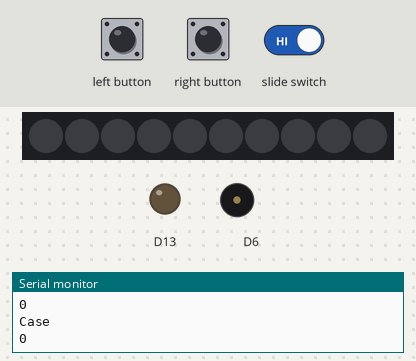
A sketch run on a simulated Adafruit Circuit Playground Express. Shown: 10 RGB LEDs in strip order, left to right, output pins drawn as LEDs (lit = HIGH), buzzer (waves = sounding), the last lines printed to the serial monitor. The test bench sets the inputs (shaded band). Dim RGB values are drawn brighter than linear.

Above: at 4.8 s.
4.9 s: slide switch set LOW
At 6.93 s:
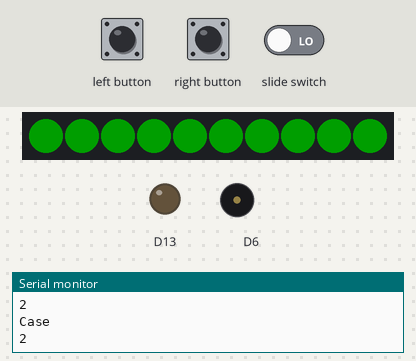
8.1 s: left button pressed for 2.35 s
At 11.6 s:
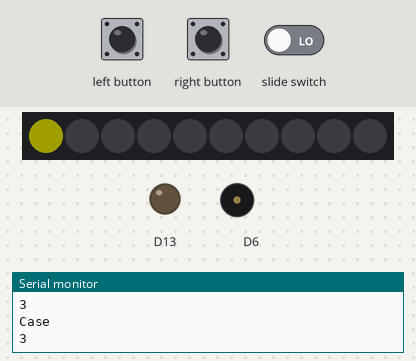
11.9 s: right button pressed for 2.35 s
At 13.3 s:
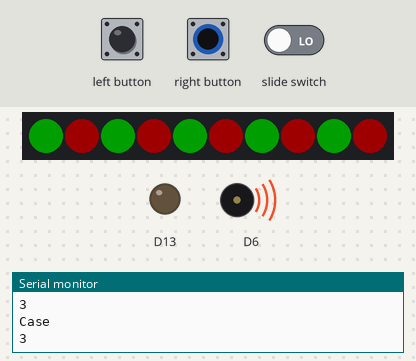
15.7 s: left button pressed for 2.35 s
At 18.48 s:
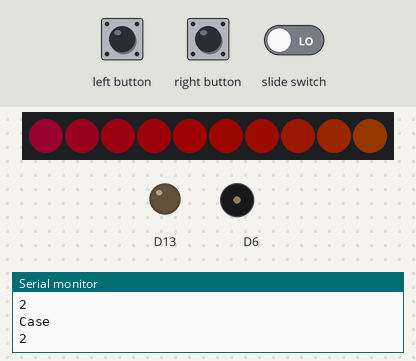
21.3 s: slide switch set HIGH
At 22.7 s:
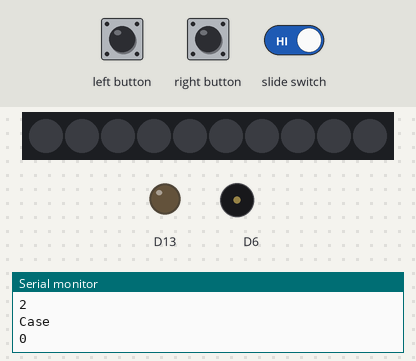
24.0 s: slide switch set LOW
At 26.54 s:
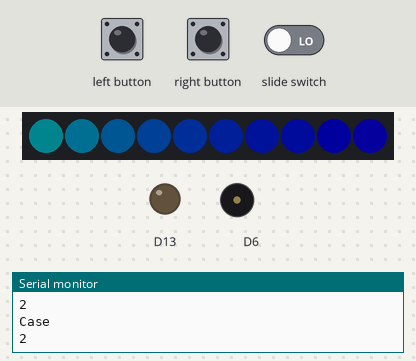
Timing chart, 0 to 28.0 s (numbered marks = the images above; inputs shaded):
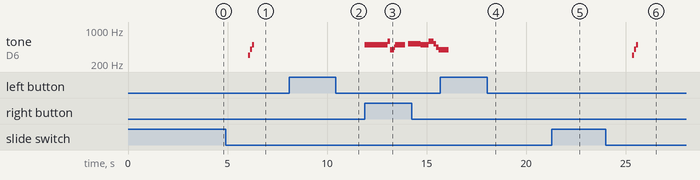

The sketch:

Christmas_Ornament.ino
```cpp
//Devin Bidstrup Dec 2021
#include <Adafruit_CircuitPlayground.h>
#include "LowPower.h"
#include "pitches.h"

#define DEBOUNCE 200

enum state {
  SLEEP,
  WAKEUP,
  LIGHTSHOW,
  JINGLE,
  RUDOLPH,
  CHRISTMAS,
  HLYNGHT,
  JOY,
  SLEIGH,
  FAITHFUL,
  HARK,
  JOLLY,
  WONDTIME,
} currState;

bool leftButtonPressed;
bool rightButtonPressed;
uint8_t pixeln = 0;
uint8_t* colorArray = calloc(10, sizeof(uint8_t));

void setup() {
  Serial.begin(9600);
  Serial.println("Circuit Playground test!");

  CircuitPlayground.begin();
  CircuitPlayground.speaker.enable(false);
  CircuitPlayground.setBrightness(30);

  currState = WAKEUP;

  for(uint8_t i = 0; i < 10; i ++)
    colorArray[i] = i*5;
}

void loop() {
  //Go to sleep
  if (CircuitPlayground.slideSwitch())
    currState = SLEEP;

  leftButtonPressed = CircuitPlayground.leftButton();
  rightButtonPressed = CircuitPlayground.rightButton();

  Serial.println("Case");
  Serial.println(currState, DEC);
  switch (currState)
  {
    case SLEEP:
      // turn off speaker when not in use
      CircuitPlayground.speaker.enable(false);

      //turn off all the LEDs
      CircuitPlayground.clearPixels();

      // Enter power down state with ADC and BOD module disabled.
      LowPower.powerDown(SLEEP_2S, ADC_OFF, BOD_OFF);
      //delay(2000);

      currState = WAKEUP;
      break;

    case WAKEUP:
      //Turn on noise
      CircuitPlayground.playTone(300, 100);
      CircuitPlayground.playTone(400, 100);
      CircuitPlayground.playTone(500, 100);

      //LED animation
      for (int p = 0; p < 10; p++){
        CircuitPlayground.setPixelColor(p, 0, 255, 0);
        delay(50);
      }
      CircuitPlayground.clearPixels();

      currState = LIGHTSHOW;
      break;

    case LIGHTSHOW:
      if (leftButtonPressed)
      {
        delay(DEBOUNCE);
        CircuitPlayground.clearPixels();
        currState = JINGLE;
      }
      else
      {
          for(uint8_t p = 0; p < 10; p++)
          {
            CircuitPlayground.setPixelColor(p, CircuitPlayground.colorWheel(colorArray[p]));
            colorArray[p] += 5;
            if(colorArray[p] > 255)
            {
              colorArray[p] = 0;
            }
          }
      }
      break;

    case JINGLE:
      CircuitPlayground.setPixelColor(currState-3, 255, 255, 0);
      if (leftButtonPressed)
      {
        delay(DEBOUNCE);
        CircuitPlayground.clearPixels();
        currState=RUDOLPH;
      }
      else if (rightButtonPressed)
      {
        playSong(m_jinglebells, nd_jinglebells, len_jinglebells, speed_jinglebells, currState%2);
      }
      break;

    case RUDOLPH:
      CircuitPlayground.setPixelColor(currState-3, 255, 255, 0);
      if (leftButtonPressed)
      {
        delay(DEBOUNCE);
        CircuitPlayground.clearPixels();
        currState=CHRISTMAS;
      }
      else if (rightButtonPressed)
      {
        playSong(m_rudolph, nd_rudolph, len_rudolph, speed_rudolph, currState%2);
      }
      break;

      case CHRISTMAS:
      CircuitPlayground.setPixelColor(currState-3, 255, 255, 0);
      if (leftButtonPressed)
      {
        delay(DEBOUNCE);
        CircuitPlayground.clearPixels();
        currState = HLYNGHT;
      }
      else if (rightButtonPressed)
      {
        playSong(m_christmastree, nd_christmastree, len_christmastree, speed_christmastree, currState%2);
      }
      break;

    case HLYNGHT:
      CircuitPlayground.setPixelColor(currState-3, 255, 255, 0);
      if (leftButtonPressed)
      {
        delay(DEBOUNCE);
        CircuitPlayground.clearPixels();
        currState=JOY;
      }
      else if (rightButtonPressed)
      {
        playSong(m_holynight, nd_holynight, len_holynight, speed_holynight, currState%2);
      }
      break;

    case JOY:
      CircuitPlayground.setPixelColor(currState-3, 255, 255, 0);
      if (leftButtonPressed)
      {
        delay(DEBOUNCE);
        CircuitPlayground.clearPixels();
        currState = SLEIGH;
      }
      else if (rightButtonPressed)
      {
        playSong(m_sleighride, nd_joy, len_joy, speed_joy, currState%2);
      }
      break;

    case SLEIGH:
      CircuitPlayground.setPixelColor(currState-3, 255, 255, 0);
      if (leftButtonPressed)
      {
        delay(DEBOUNCE);
        CircuitPlayground.clearPixels();
        currState = FAITHFUL;
      }
      else if (rightButtonPressed)
      {
        playSong(m_sleighride, nd_sleighride, len_sleighride, speed_sleighride, currState%2);
      }
      break;

    case FAITHFUL:
      CircuitPlayground.setPixelColor(currState-3, 255, 255, 0);
      if (leftButtonPressed)
      {
        delay(DEBOUNCE);
        CircuitPlayground.clearPixels();
        currState = HARK;
      }
      else if (rightButtonPressed)
      {
        playSong(m_faithful, nd_faithful, len_faithful, speed_faithful, currState%2);
      }
      break;
    case HARK:
      CircuitPlayground.setPixelColor(currState-3, 255, 255, 0);
      if (leftButtonPressed)
      {
        delay(DEBOUNCE);
        CircuitPlayground.clearPixels();
        currState = JOLLY;
      }
      else if (rightButtonPressed)
      {
        playSong(m_hark, nd_hark, len_hark, speed_hark, currState%2);
      }
      break;

    case JOLLY:
      CircuitPlayground.setPixelColor(currState-3, 255, 255, 0);
      if (leftButtonPressed)
      {
        delay(DEBOUNCE);
        CircuitPlayground.clearPixels();
        currState = WONDTIME;
      }
      else if (rightButtonPressed)
      {
        playSong(m_hollyjolly, nd_hollyjolly, len_hollyjolly, speed_hollyjolly, currState%2);
      }
      break;

    case WONDTIME:
      CircuitPlayground.setPixelColor(currState-3, 255, 255, 0);
      if (leftButtonPressed)
      {
        delay(DEBOUNCE);
        CircuitPlayground.clearPixels();
        currState=LIGHTSHOW;
      }
      else if (rightButtonPressed)
      {
        playSong(m_wonderfultime, nd_wonderfultime, len_wonderfultime, speed_wonderfultime, currState%2);
      }
      break;
    }

  delay(10);
}
```

pitches.cpp
```cpp
#include <Adafruit_CircuitPlayground.h>
//#include "pitches.h"

void playSong(uint16_t* melody, char* noteDuration, uint8_t len, float speed, uint8_t color_choice)
{
  uint8_t color1_r, color1_g, color1_b, color2_r, color2_g, color2_b;
  if(color_choice)
  {
    color1_r = 255;
    color1_g = 0;
    color1_b = 0;
    color2_r = 0;
    color2_g = 255;
    color2_b = 0;
  }
  else
  {
    color1_r = 255;
    color1_g = 255;
    color1_b = 255;
    color2_r = 0;
    color2_g = 0;
    color2_b = 255;
  }

  int nd_counter = 0;
  uint8_t color_swap = 0;
  float currNoteDuration = 1;
  CircuitPlayground.speaker.enable(true);
  for (int thisNote = 0; thisNote < len; thisNote++)
  {
    for (int p = 0; p < 10; p+=2)
    {
      if(color_swap)
      {
        CircuitPlayground.setPixelColor(p, color1_r, color1_g, color1_b);
        CircuitPlayground.setPixelColor(p+1, color2_r, color2_g, color2_b);
      }
      else
      {
        CircuitPlayground.setPixelColor(p, color2_r, color2_g, color2_b);
        CircuitPlayground.setPixelColor(p+1, color1_r, color1_g, color1_b);
      }
     }

    switch(noteDuration[thisNote])
    {
      case 'w':
        currNoteDuration = 1;
        break;
      case 'h':
        currNoteDuration = 2;
        break;
      case 'q':
        currNoteDuration = 4;
        break;
      case 'e':
        currNoteDuration = 8;
        break;
      case 's':
        currNoteDuration = 16;
        break;
      case 'p':
        currNoteDuration = 2.667;
        break;
      case 'o':
        currNoteDuration = 1.333;
        break;
      case 'i':
        currNoteDuration = 1.143;
        break;
      case 'u':
        currNoteDuration = 0.667;
        break;
      case 'y':
        currNoteDuration = 0.571;
        break;
      case 't':
        currNoteDuration = 1.6;
        break;
      default:
        Serial.println("ERROR CHAR UNDEFINED");
        Serial.println(noteDuration[thisNote]);
        currNoteDuration = 0.001;
    }

    nd_counter += 1000/currNoteDuration;
    if(nd_counter >= 1000)
    {
      color_swap = !color_swap;
      nd_counter = 0;
    }

    float currNoteDuration_float = (1000/speed)/currNoteDuration;
    int currNoteDuration_int = ((currNoteDuration_float - (int)currNoteDuration_float) >= 0.5)
                                                                ? currNoteDuration_float + 1
                                                                : currNoteDuration_float;
    CircuitPlayground.playTone(melody[thisNote], currNoteDuration_int);
  }
  CircuitPlayground.speaker.enable(false);
  CircuitPlayground.clearPixels();
}
```

Source omitted: pitches.h (14868 bytes)

Measured:
- after the input at 4.9 s, tone on D6: silent → 300 Hz after 1.1 s, → 400 Hz 0.10 s later, → 500 Hz 0.10 s later, → silent 0.10 s later; the LEDs: first change after 1.4 s (image 1 shows a later state)
- after the input at 11.9 s, tone on D6: plays 494 Hz for 1.2 s, 587 Hz for 0.13 s, 392 Hz for 0.19 s, 440 Hz for 0.07 s, 494 Hz for 0.50 s, 523 Hz for 0.64 s … (11 notes in this stretch), starting at once; the LEDs: change at once (image 3)
- after the input at 21.3 s, the LEDs: change at once (image 5)
- after the input at 24.0 s, tone on D6: silent → 300 Hz after 1.3 s, → 400 Hz 0.10 s later, → 500 Hz 0.10 s later, → silent 0.10 s later; the LEDs: first change after 1.6 s (image 6 shows a later state)
- what the display in image 3 shows lasts 1.0 s, from 12.9 s to 13.9 s
